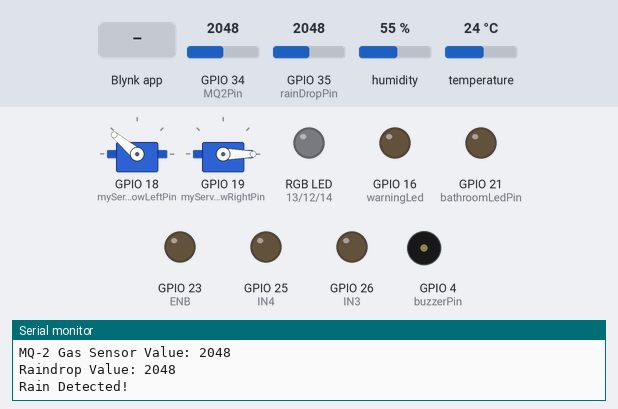
The sketch below on a simulated ESP32. Shown: 2 × servo, an RGB LED mixed from three pins (HIGH = lit), output pins drawn as LEDs (lit = HIGH), buzzer (waves = sounding), the last lines printed to the serial monitor. The inputs (shaded band) are chosen by the test bench; at power-on: GPIO 34 (MQ2Pin) = 2048, GPIO 35 (rainDropPin) = 2048, humidity 55 %, temperature 24 °C. WiFi joins after 1.5 s; servers stay silent unless stated.

Above: at 3.3 s.
3.4 s: Blynk app writes 1 to V0
At 6.6 s:
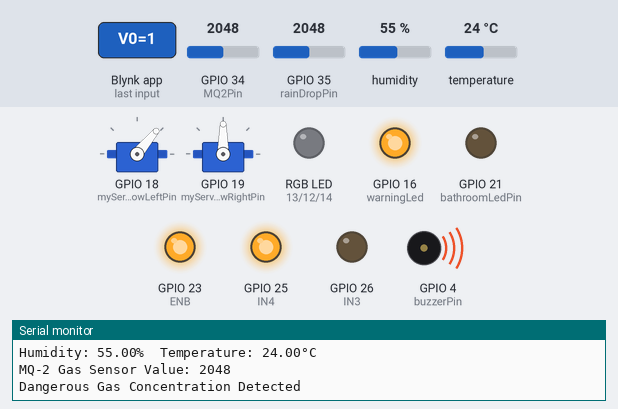
At 22.1 s:
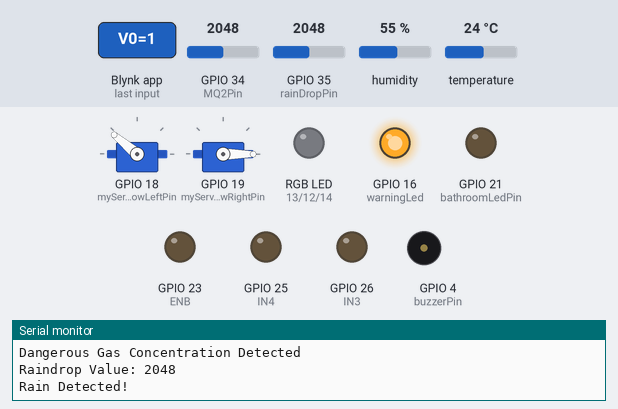
Timing chart, 0 to 22.4 s (numbered marks = the images above; inputs shaded):
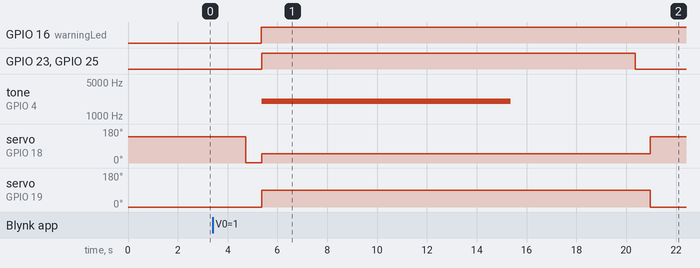

The sketch:

ESP32_Code.ino
```cpp
#include <Wire.h>
#include <Keypad.h>
#include <ESP32Servo.h>
#include <DHT.h>

#define BLYNK_TEMPLATE_ID "TMPL6c0MXaBxy"
#define BLYNK_TEMPLATE_NAME "HomeESP32"
#define BLYNK_PRINT Serial

#define BOTtoken "7913234088:AAH3sGTCLY46rSpx7PvfGgrtIexKRpkkLKw"
#define CHAT_ID "8156767868"

#define DHTPIN 15
#define DHTTYPE DHT11

#define ENB 23
#define IN3 26
#define IN4 25

#include <WiFi.h>
#include <WiFiClient.h>
#include <WiFiClientSecure.h>
#include <UniversalTelegramBot.h>
#include <BlynkSimpleEsp32.h>

char auth[] = "jXMURT4w-0XHTzW7xJHCfI6ozlzlfXtc";
char ssid[] = "Pixel_1259";
char pass[] = "password12";

WiFiClientSecure client;
UniversalTelegramBot bot(BOTtoken, client);

const int myServoWindowLeftPin = 18;
const int myServoWindowRightPin = 19;

Servo myServoWindowLeft;
Servo myServoWindowRight;

DHT dht(DHTPIN, DHTTYPE);

const int closeWindowAngleLeft = 140;
const int openWindowAngleLeft = 50;

const int closeWindowAngleRight = 0;
const int openWindowAngleRight = 90;

const int MQ2Pin = 34;
const int rainDropPin = 35;
const int warningLed = 16;
const int buzzerPin = 4;

int redPin = 13;
int greenPin = 12;
int bluePin = 14;

BLYNK_WRITE(V0){
  // Left Window
  int windowLeft = param.asInt(); // Get value from Blynk
  Serial.println(windowLeft);

  myServoWindowLeft.write(windowLeft);
}

BLYNK_WRITE(V1){
  // Right Window
  int windowRight = param.asInt(); // Get value from Blynk
  Serial.println(windowRight);

  myServoWindowRight.write(windowRight);
}

BLYNK_WRITE(V2) {
  int fanState = param.asInt();

  if(fanState == 0){
    Serial.println("Fan is OFF");

    digitalWrite(IN3, LOW);
    digitalWrite(IN4, LOW);
    analogWrite(ENB, 0);

  } else if(fanState == 1){
    Serial.println("Fan is ON");

    digitalWrite(IN3, HIGH);
    digitalWrite(IN4, LOW);
    analogWrite(ENB, 255);
  }

}

BLYNK_WRITE(V3){
  int rgbModuleColor = param.asInt();

  switch(rgbModuleColor){
    case 1:
    Serial.println("RGB OFF");
    analogWrite(redPin, 0);
    analogWrite(greenPin, 0);
    analogWrite(bluePin, 0);
    break;

    case 2:
    Serial.println("RGB YELLOW");
    analogWrite(redPin, 255);
    analogWrite(greenPin, 255);
    analogWrite(bluePin, 0);
    break;

    case 3:
    Serial.println("RGB GREEN");
    analogWrite(redPin, 255);
    analogWrite(greenPin, 0);
    analogWrite(bluePin, 255);
    break;

    case 4:
    Serial.println("RGB RED");
    analogWrite(redPin, 255);
    analogWrite(greenPin, 0);
    analogWrite(bluePin, 0);
    break;

    case 5:
    Serial.println("RGB RED");
  }
}

const int bathroomLedPin = 21;

BLYNK_WRITE(V4){
  int bathroomLedState = param.asInt();

  if(bathroomLedState == 0){
    Serial.println("Restroom LED OFF");
    digitalWrite(bathroomLedPin, LOW);;
  } else if(bathroomLedState == 1){
    Serial.println("Restroom LED ON");
    digitalWrite(bathroomLedPin, HIGH);
  }

}

void setup() {
  Blynk.begin(auth, ssid, pass, "blynk.cloud", 80);

  WiFi.mode(WIFI_STA);
  WiFi.begin(ssid, pass);
  client.setCACert(TELEGRAM_CERTIFICATE_ROOT);

  bot.sendMessage(CHAT_ID, "Smart Home ESP32 is now online.");

  while (WiFi.status() != WL_CONNECTED) {
    delay(500);
    Serial.print(".");
  }
  Serial.println("");
  Serial.println("WiFi connected");

  Serial.begin(115200);

  myServoWindowLeft.attach(myServoWindowLeftPin);
  myServoWindowRight.attach(myServoWindowRightPin);

  myServoWindowLeft.write(closeWindowAngleLeft);
  myServoWindowRight.write(closeWindowAngleRight);

  dht.begin();

  pinMode(DHTPIN, INPUT);
  pinMode(MQ2Pin, INPUT);
  pinMode(rainDropPin, INPUT);

  pinMode(IN3, OUTPUT);
  pinMode(IN4, OUTPUT);
  pinMode(ENB, OUTPUT);

  pinMode(warningLed, OUTPUT);

  pinMode(redPin, OUTPUT);
  pinMode(greenPin, OUTPUT);
  pinMode(bluePin, OUTPUT);

  pinMode(redPin, OUTPUT);
  pinMode(greenPin, OUTPUT);
  pinMode(bluePin, OUTPUT);

  pinMode(buzzerPin, OUTPUT);
  pinMode(bathroomLedPin, OUTPUT);
}

unsigned long previousMillis = 0;  // Stores the last time the message was updated
const long interval = 10000;
bool welcomeDisplayed = false;

int checkIfRepeating = 0;

void loop() {
  Blynk.run();

  // SENSORS EXTRACTION
  float temperature = dht.readTemperature();
  float humidity = dht.readHumidity();

  int mq2Value = analogRead(MQ2Pin);
  int rainDropValue = analogRead(rainDropPin);

  // DISPLAY AND BLYNK
  if (!isnan(temperature) && !isnan(humidity)) {
    Serial.print("Humidity: ");
    Serial.print(humidity);
    Serial.print("%\t");
    Serial.print("Temperature: ");
    Serial.print(temperature);
    Serial.println("°C");

    Blynk.virtualWrite(V6, temperature);
    Blynk.virtualWrite(V7, humidity);
  } else {
    Serial.println("Failed to read from DHT sensor!");
  }

  Serial.print("MQ-2 Gas Sensor Value: ");
  Serial.println(mq2Value);

  if(mq2Value > 1000){
    checkIfRepeating++;
  } else {
    digitalWrite(warningLed, LOW);
    checkIfRepeating = 0;
  }

  if(temperature > 34){
    Blynk.virtualWrite(V2, 1);

    digitalWrite(IN3, HIGH);
    digitalWrite(IN4, LOW);
    analogWrite(ENB, 255);
  }

  if(checkIfRepeating > 1){
    // Will only be called if it's consistently > 1000 twice
    bot.sendMessage(CHAT_ID, "WARNING: Dangerous Gas Concentration Detected!");
    bot.sendMessage(CHAT_ID, "Fan and Windows have been opened for ventilation.");
    Serial.println("Dangerous Gas Concentration Detected");

    // Turn on warning LED
    digitalWrite(warningLed, HIGH);

    Blynk.virtualWrite(V0, openWindowAngleLeft);
    Blynk.virtualWrite(V1, openWindowAngleRight);

    myServoWindowLeft.write(openWindowAngleLeft);
    myServoWindowRight.write(openWindowAngleRight);

    // Buzzer warning sounds
    tone(buzzerPin, 2000, 10000);

    // Turn on FAN
    digitalWrite(IN3, LOW);
    digitalWrite(IN4, HIGH);
    analogWrite(ENB, 255);
    delay(15000);

    // Turn off buzzer
    noTone(buzzerPin);

    // Turn off FAN
    Blynk.virtualWrite(V2, 0);
    digitalWrite(IN3, LOW);
    digitalWrite(IN4, LOW);
    analogWrite(ENB, 0);

    checkIfRepeating = 0;
  }

  Blynk.virtualWrite(V8, mq2Value);

  Serial.print("Raindrop Value: ");
  Serial.println(rainDropValue);
  //Blynk.virtualWrite(V9, rainDropValue);

  if(rainDropValue > 2000){
    Serial.println("Rain Detected!");

    bot.sendMessage(CHAT_ID, "Reminder: Rain has been detected!");
    bot.sendMessage(CHAT_ID, "We closed your windows for you.");

    Blynk.virtualWrite(V0, closeWindowAngleLeft);
    Blynk.virtualWrite(V1, closeWindowAngleRight);

    myServoWindowLeft.write(closeWindowAngleLeft);
    myServoWindowRight.write(closeWindowAngleRight);
  }

  delay(2000);
}
```
